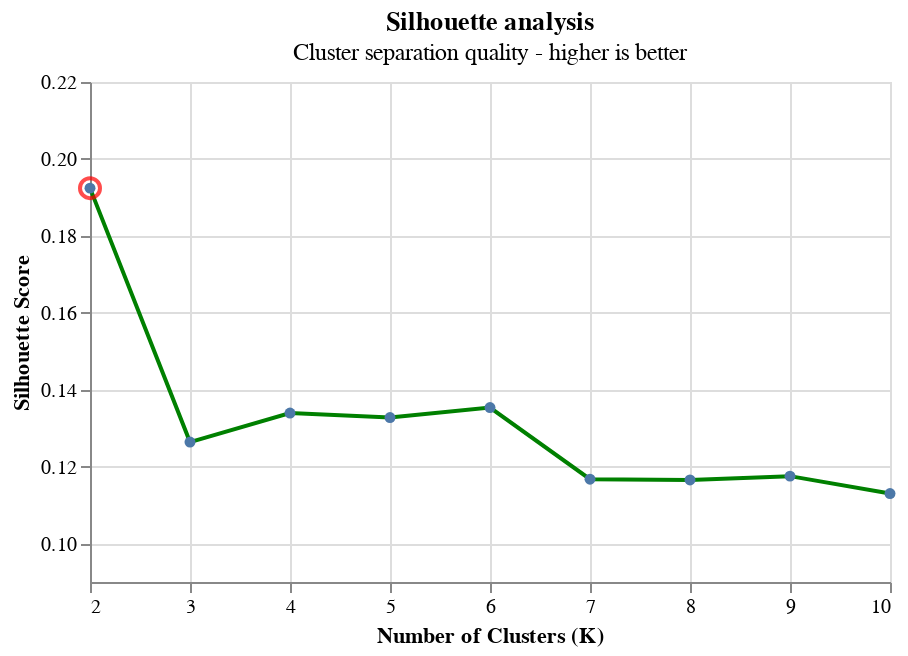

The notebook cell this image was saved under:
### Code cell
silhouette_plot = alt.Chart(silhouette_data).mark_line(point=True, color='green').encode(
    x=alt.X('K:Q').scale(domain=[2, 10]).axis(tickCount=9).title('Number of Clusters (K)'),
    y=alt.Y('Silhouette:Q').title('Silhouette Score').scale(domain=[0.09, max(silhouette_scores) * 1.1]),
    tooltip=[alt.Tooltip('K:Q', title='Clusters'), alt.Tooltip('Silhouette:Q', format='.3f', title='Score')]
).properties(
    width=400,
    height=250,
    title=alt.TitleParams(
        text='Silhouette analysis',
        subtitle='Cluster separation quality - higher is better')
)

best_point = alt.Chart(pd.DataFrame({
    'K': [best_k],
    'Silhouette': [best_score],
    'label': [f'Best: K={best_k}']
})).mark_point(
    color='red',
    size=100
).encode(
    x='K:Q',
    y='Silhouette:Q',
    tooltip=['label:N']
)

silhouette_plot + best_point

### Figure 1 — Vega-Lite specification as saved in the notebook (floating-point values rounded to 4 significant figures)
{"config": {"view": {"continuousWidth": 300, "continuousHeight": 300}}, "layer": [{"data": {"name": "data-fd7f2abc634433f44a2ae4b27731ae54"}, "mark": {"type": "line", "color": "green", "point": true}, "encoding": {"tooltip": [{"field": "K", "title": "Clusters", "type": "quantitative"}, {"field": "Silhouette", "format": ".3f", "title": "Score", "type": "quantitative"}], "x": {"axis": {"tickCount": 9}, "field": "K", "scale": {"domain": [2, 10]}, "title": "Number of Clusters (K)", "type": "quantitative"}, "y": {"field": "Silhouette", "scale": {"domain": [0.09, 0.2116]}, "title": "Silhouette Score", "type": "quantitative"}}, "title": {"text": "Silhouette analysis", "subtitle": "Cluster separation quality - higher is better"}}, {"data": {"name": "data-1fa50701721263ba823549d1dbf86799"}, "mark": {"type": "point", "color": "red", "size": 100}, "encoding": {"tooltip": [{"field": "label", "type": "nominal"}], "x": {"field": "K", "type": "quantitative"}, "y": {"field": "Silhouette", "type": "quantitative"}}}], "height": 250, "width": 400, "$schema": "https://vega.github.io/schema/vega-lite/v5.20.1.json", "datasets": {"data-fd7f2abc634433f44a2ae4b27731ae54": [{"K": 2, "Silhouette": 0.1924}, {"K": 3, "Silhouette": 0.1264}, {"K": 4, "Silhouette": 0.1339}, {"K": 5, "Silhouette": 0.1327}, {"K": 6, "Silhouette": 0.1354}, {"K": 7, "Silhouette": 0.1167}, {"K": 8, "Silhouette": 0.1165}, {"K": 9, "Silhouette": 0.1175}, {"K": 10, "Silhouette": 0.113}], "data-1fa50701721263ba823549d1dbf86799": [{"K": 2, "Silhouette": 0.1924, "label": "Best: K=2"}]}}
